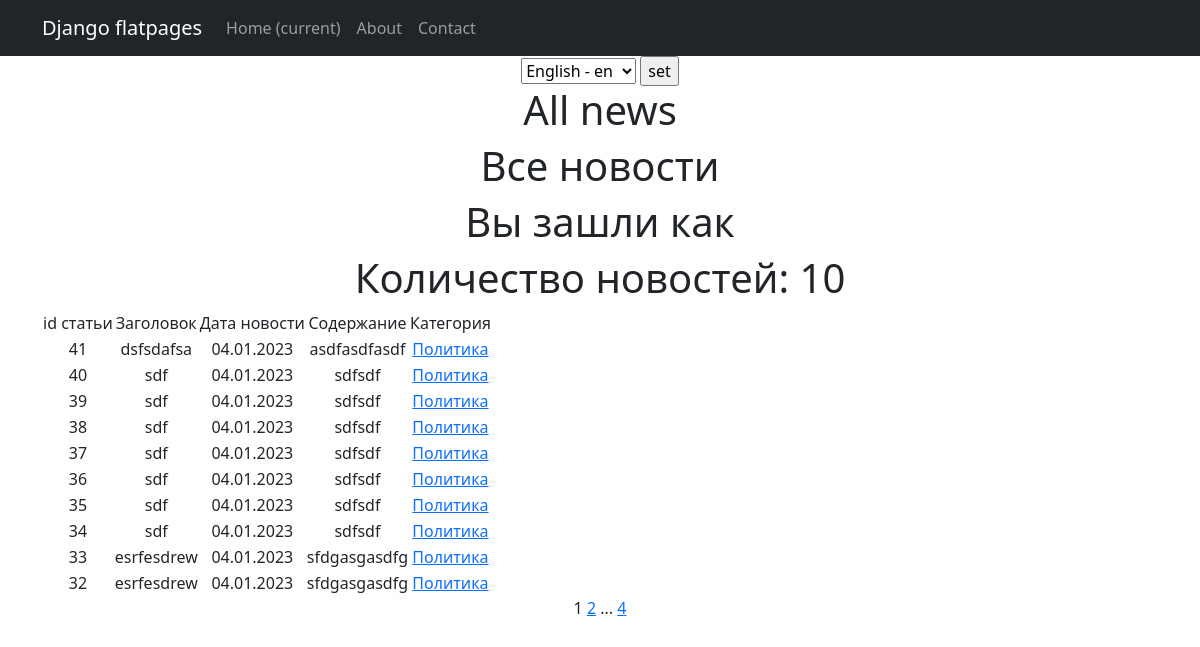
Page /news/ on the committed database.
### D5/models.py (models this page shows, shortened)
class Post(models.Model):
    news = 'nws'
    article = 'art'
    change = [(news, 'Новость'), (article, 'Статья')]
    author_id = models.ForeignKey(Author, on_delete=models.CASCADE)
    changes = models.CharField(choices=change, max_length=3)
    dt_create = models.DateTimeField(auto_now_add=True)
    category_id = models.ManyToManyField(Category, through='PostCategory')
    title = models.CharField(max_length=255)
    text = models.TextField()
    rank_post = models.IntegerField(default=0)

class Category(models.Model):
    name_category = models.CharField(unique=True, max_length=255, help_text=_('category name'))
    subscribers = models.ManyToManyField(User, blank=True, null=True, related_name='categories')
    def __str__(self):
        return self.name_category

### D5/views.py (the view)
# urls.py: path('', NewsLists.as_view(), name='news'),
class NewsLists(ListView):
    model = Post
    ordering = '-dt_create'
    template_name = 'news.html'
    context_object_name = 'news'
    paginate_by = 10

### D5/templatetags/custom_filters.py (called while the page is built)
@register.filter()
def censor(text):
    for wrd in CENSOR:
        if wrd in text:
            rep_len = '*' * (len(wrd) - 1)
            pref = wrd[0]
            rep = f'{pref}{rep_len}'
            text = text.replace(wrd, rep)
        else:
            continue
    return text

### D5/templatetags/hide_forbidden.py (called while the page is built)
@register.filter
def hide_forbidden(val):
    words = val.split()
    res = []
    for word in words:
        if word in forbidden_words:
            res.append(word[0] + "*" * (len(word) - 2) + word[-1])
        else:
            res.append(word)
    return ' '.join(res)

### templates/news.html (shortened to what this page needs)
{% extends 'flatpages/default.html' %}
{% load custom_filters %}
{% load  hide_forbidden %}
{% load i18n %}
{% block content %}
    <form action="{% url 'set_language' %}" method="POST"> {% csrf_token %}
        <select name="language" id="">
            {% get_available_languages as LANGUAGES %}
            {% get_language_info_list for LANGUAGES as languages %}
            {% for language in languages %}
                <option value="{{ language.code }}" {% if language.code == LANGUAGE_CODE %} selected {% endif %}>
                    {{ language.name_local }} - {{ language.code }}
                </option>
            {% endfor %}
        </select>
        <input type="submit" value="set">
    </form>
<h1>{% trans "All news" %}</h1>
<h1>Все новости</h1>
<h1>Вы зашли как {{ news.get_username }}</h1>
{% if news %}
<h1>Количество новостей: {{news|length}}</h1>
<table>
    <tr>
        <td>id статьи</td>
        <td>Заголовок</td>
        <td>Дата новости</td>
        <td>Содержание</td>
        <td>Категория</td>
    </tr>
    {% for new1 in news %}
    <tr>
        <td>{{ new1.id }}</td>
        <td>{{ new1.title }}</td>
        <td>{{ new1.dt_create|date:'d.m.Y' }}</td>
        <td>{{ new1.text|hide_forbidden }}</td>
                    <td>{% for category in new1.category_id.all %}
            <a href="{% url 'category_list' category.id %}">{{ category }}</a>
               {% endfor %}</td>
    </tr>
    {% endfor %}
</table>
{% else %}
<h2> Нет новостей! </h2>
{% endif %}
   {{ page_obj.number }}
   {% if page_obj.has_next %}
       <a href="?page={{ page_obj.next_page_number }}">{{ page_obj.next_page_number }}</a>
       {% if paginator.num_pages != page_obj.next_page_number %}
           ...
           <a href="?page={{ page_obj.paginator.num_pages }}">{{ page_obj.paginator.num_pages }}</a>
       {% endif %}
   {% endif %}
{% endblock content %}

### rows in the picture
Post: id "41", title "dsfsdafsa", dt_create "04.01.2023", text|hide_forbidden "asdfasdfasdf"
Category: name_category "Политика"
Post: id "40", title "sdf", dt_create "04.01.2023", text|hide_forbidden "sdfsdf"
Post: id "39", title "sdf", dt_create "04.01.2023", text|hide_forbidden "sdfsdf"
Post: id "38", title "sdf", dt_create "04.01.2023", text|hide_forbidden "sdfsdf"
Post: id "37", title "sdf", dt_create "04.01.2023", text|hide_forbidden "sdfsdf"
Post: id "36", title "sdf", dt_create "04.01.2023", text|hide_forbidden "sdfsdf"
Post: id "35", title "sdf", dt_create "04.01.2023", text|hide_forbidden "sdfsdf"
Post: id "34", title "sdf", dt_create "04.01.2023", text|hide_forbidden "sdfsdf"
Post: id "33", title "esrfesdrew", dt_create "04.01.2023", text|hide_forbidden "sfdgasgasdfg"
Post: id "32", title "esrfesdrew", dt_create "04.01.2023", text|hide_forbidden "sfdgasgasdfg"

### other values in the picture
{{ news|length }} "10"
{{ page_obj.number }} "1"
{{ page_obj.next_page_number }} "2"
{{ page_obj.paginator.num_pages }} "4"
form field language "English - en"
